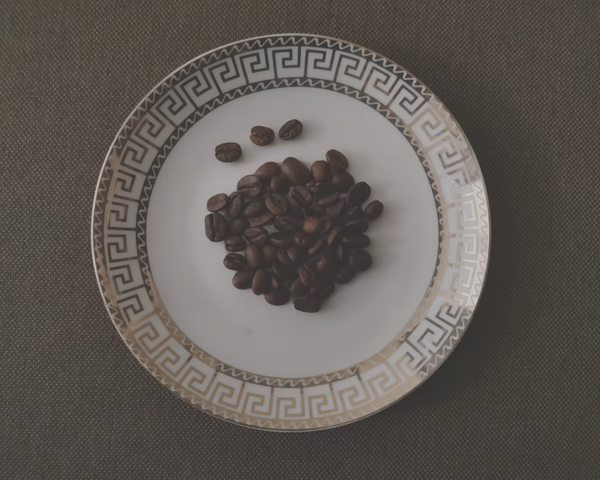
#> input picture statics/images/Fig0702.png, 600 x 480 px
$ python 8-3_histogram_specification.py
#> lines starting #> are read from the running program, lines starting #| are printed output that depends on the picture
import cv2 as cv
import numpy as np
import matplotlib.pyplot as plt
from matplotlib.pyplot import yticks


def histogram_specification():
    graySrc = cv.imread("../../statics/images/Fig0702.png", flags=0)
#> graySrc: shape (480, 600); min 50, max 201, mean 91.4
    grayRef = cv.imread("../../statics/images/Fig0701.png", flags=0)
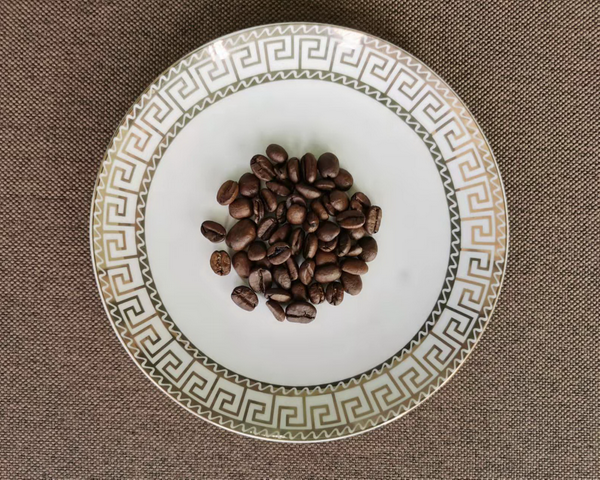
#> input picture statics/images/Fig0701.png, 600 x 480 px
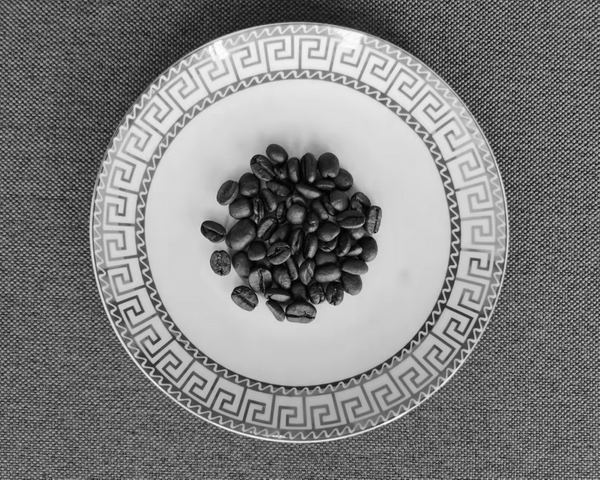
#> grayRef: shape (480, 600); min 0, max 253, mean 127.7

    # 计算累计直方图
    histSrc = cv.calcHist([graySrc], [0], None, [256], [0, 255])  # (256,1)
#> histSrc = 256 values, max 8607 at index 68, min 0 at index 0, mean 1125
    histRef = cv.calcHist([grayRef], [0], None, [256], [0, 255])  # (256,1)
#> histRef = 256 values, max 3574 at index 212, min 0 at index 254, mean 1125
    cdfSrc = np.cumsum(histSrc)  # 原始图像累积分布函数 CDF
#> cdfSrc = 256 values from 0 to 288000
    cdfRef = np.cumsum(histRef)  # 匹配模板累积分布函数 CDF
#> cdfRef = 256 values from 1 to 288000
    cdfSrc = cdfSrc / cdfSrc[-1]  # 归一化: 0~1
#> cdfSrc = 256 values from 0 to 1
    cdfRef = cdfRef / cdfRef[-1]
#> cdfRef = 256 values from 3.47e-06 to 1

    # 计算直方图匹配转换函数
    transMat = np.zeros(256)  # 直方图匹配转换函数
    for i in range(256):
        index = 1
        vMin = abs(cdfSrc[i] - cdfRef[0])
        for j in range(256):
            diff = abs(cdfSrc[i] - cdfRef[j])
            if diff < vMin:
                index = int(j)
                vMin = diff
        transMat[i] = index
#> this loop made 256 passes
#> after the loop, transMat = 256 values from 1 to 253

    # LUT 实现直方图匹配
    luTable = transMat.astype(np.uint8)
#> luTable = 256 values from 1 to 253
    grayDst = cv.LUT(graySrc, luTable)
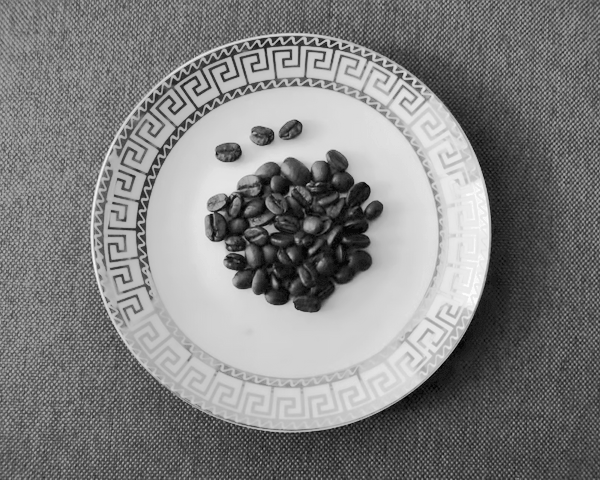
#> grayDst: shape (480, 600); min 3, max 253, mean 128.7

    plt.figure(figsize=(9, 6))

    plt.subplot(231), plt.title("1. original"), plt.axis('off')
    plt.imshow(graySrc, cmap='gray')

    plt.subplot(232), plt.title("2. Matching image"), plt.axis('off')
    plt.imshow(grayRef, cmap='gray')

    plt.subplot(233), plt.title("3. Match result"), plt.axis('off')
    plt.imshow(grayDst, cmap='gray')

    plt.subplot(234, xticks=[], yticks=[])
    plt.title("4. origin histogram")
    plt.bar(range(256), histSrc[:, 0])
    plt.axis((0, 255, 0, np.max(histSrc)))

    plt.subplot(235, xticks=[], yticks=[])
    plt.title("4. Matching image histogram")
    plt.bar(range(256), histRef[:, 0])
    plt.axis((0, 255, 0, np.max(histRef)))

    plt.subplot(236, xticks=[], yticks=[])
    plt.title("4. Match result histogram")
    histDst = cv.calcHist([grayDst], [0], None, [256], [0, 255])
#> histDst = 256 values, max 8607 at index 92, min 0 at index 0, mean 1125
    plt.bar(range(256), histDst[:, 0])
    plt.axis((0, 255, 0, np.max(histDst)))

    plt.tight_layout()
    plt.show()
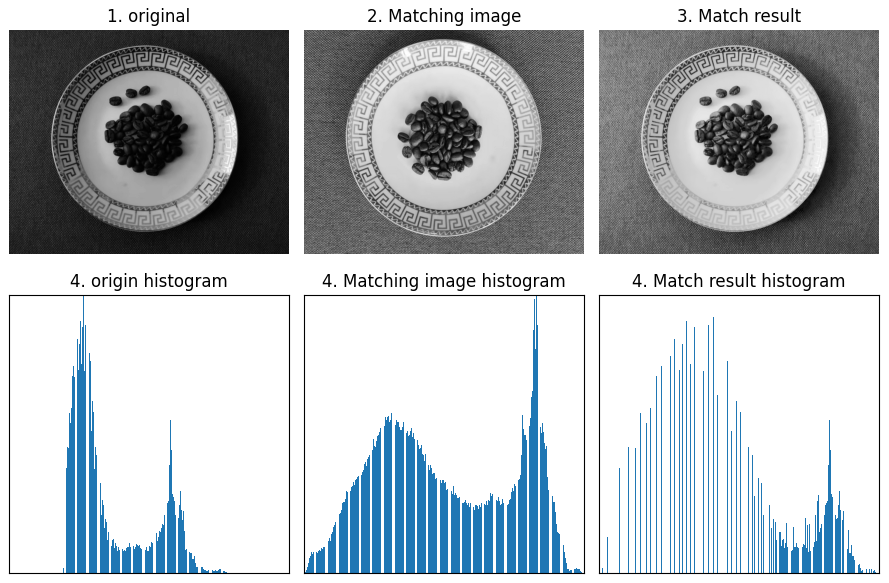
#> figure drawn by matplotlib, 6 panels


if __name__ == '__main__':
    histogram_specification()
